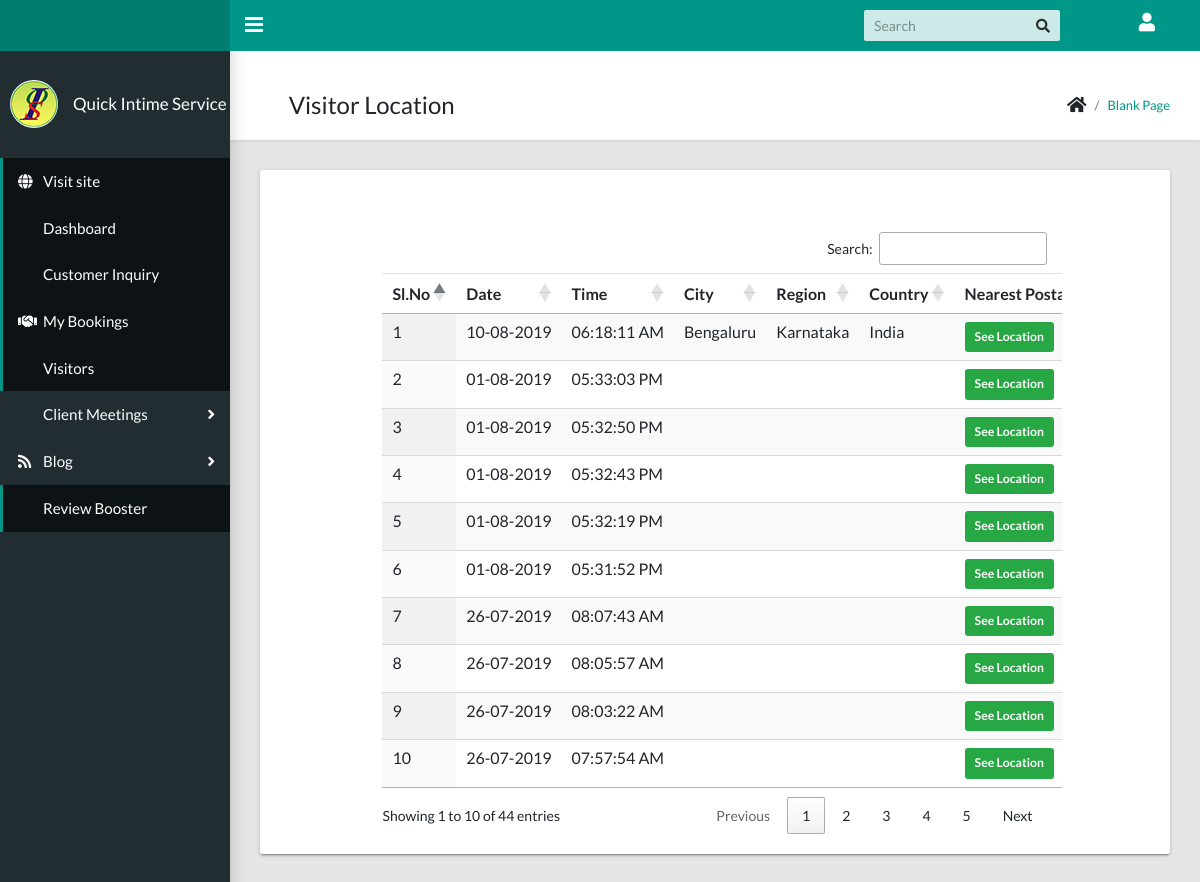
Page /Reference_Website/admin/visitor-location.php (signed in) on the committed database.
### tables this page shows
CREATE TABLE IF NOT EXISTS `visitor` (
  `id` int(200) NOT NULL AUTO_INCREMENT,
  `date` varchar(20) NOT NULL,
  `time` varchar(20) NOT NULL,
  `ip` varchar(100) NOT NULL,
  `city` varchar(100) NOT NULL,
  `region` varchar(100) NOT NULL,
  `country` varchar(100) NOT NULL,
  `lat` varchar(100) NOT NULL,
  `lon` varchar(100) NOT NULL,
  PRIMARY KEY (`id`)
);

### Reference_Website/admin/session.php (called while the page is built, shortened)
<?php
$uname=$_SESSION["uname"];
?>

### Reference_Website/admin/visitor-location.php (the view, shortened to what this page needs)
<?php
include_once('../db/db.php');
?>
<?php include_once('session.php');?>
<!DOCTYPE html>
<html lang="en">
  <head>
    <link rel="stylesheet" type="text/css" href="css/main.css">
	<link rel="stylesheet" href="https://cdn.datatables.net/1.10.19/css/jquery.dataTables.min.css"/>
	<link rel="stylesheet" href="https://cdn.datatables.net/buttons/1.5.2/css/buttons.dataTables.min.css"/>
    <link rel="stylesheet" type="text/css" href="https://maxcdn.bootstrapcdn.com/font-awesome/4.7.0/css/font-awesome.min.css">
	<link rel="stylesheet" href="https://use.fontawesome.com/releases/v5.8.1/css/all.css">
  </head>
  <body class="app sidebar-mini rtl">
		<?php include_once('menu.php');?>
    <main class="app-content">
      <div class="app-title">
        <div>
          <h1><i class="fa fa-dashboard"></i> Visitor Location</h1>
        </div>
        <ul class="app-breadcrumb breadcrumb">
          <li class="breadcrumb-item"><i class="fa fa-home fa-lg"></i></li>
          <li class="breadcrumb-item"><a href="#">Blank Page</a></li>
        </ul>
      </div>
      <div class="row">
        <div class="col-md-12">
          <div class="tile">
            <div class="tile-body">
					<div class="container-fluid">
<?php
$sel="SELECT * FROM `visitor` ORDER BY id DESC";
$exe=mysqli_query($conn,$sel);
if(mysqli_num_rows($exe)==0)
{
	echo "No Results to Show";
}
else
{
?>
  <div class="row">
    <div class="col-sm-1"></div>
    <div class="col-sm-10" >
		<div class="col-sm-12 scroll_on " >
			<br/><br/>
			<table class="table display nowrap" id="example" style="width:100%">
				<thead>
					  <tr>
  						<th>Sl.No</th>
  						<th>Date</th>
  						<th>Time</th>
  						<th>City</th>
              <th>Region</th>
  						<th>Country</th>
  						<th>Nearest Postal Place</th>
					  </tr>
				</thead>
				<tbody>
				<?php
				$i=0;
			while($data=mysqli_fetch_assoc($exe))
			{
?>
					 <tr>
						<td><?php echo $i=$i+1;?></td>
						<td><?php echo $data['date'];?></td>
						<td><?php echo $data['time'];?></td>
						<td><?php echo $data['city'];?></td>
						<td><?php echo $data['region'];?></td>
            <td><?php echo $data['country'];?></td>
						<td>
        <a href="https://www.latlong.net/c/?lat=<?php echo $data['lat']?>&long=<?php echo $data['lon'];?>">
              <button class="btn btn-success btn-sm">See Location</button>
              </a>
            </td>
				    </tr>
			<?php
			}
			}
			?>
		</tbody>
			</table>
</div>
</div>
</div>
				</div>
			</div>
          </div>
        </div>
      </div>
    </main>
  </body>
</html>

### Reference_Website/admin/menu.php (shortened to what this page needs)
<?php include_once('session.php');?>
<html>
<head><head>
<body>
 <header class="app-header"><a class="app-header__logo" href="index.html"></a>
      <a class="app-sidebar__toggle" href="#" data-toggle="sidebar" aria-label="Hide Sidebar"></a>
      <ul class="app-nav">
        <li class="app-search">
          <input class="app-search__input" type="search" placeholder="Search">
          <button class="app-search__button"><i class="fa fa-search"></i></button>
        </li>
        <li class="dropdown"><a class="app-nav__item" href="#" data-toggle="dropdown" aria-label="Show notifications"><i class="fa fa-bell-o fa-lg"></i></a>
        </li>
        <li class="dropdown"><a class="app-nav__item" href="#" data-toggle="dropdown" aria-label="Open Profile Menu"><i class="fa fa-user fa-lg"></i></a>
        </li>
      </ul>
    </header>
    <aside class="app-sidebar">
      <div class="app-sidebar__user"><img class="app-sidebar__user-avatar" src="logo.jpg" alt="User Image">
	   <div>
          <p class="app-sidebar__user-name"><?php echo $uname;?></p>
        </div>
      </div>
      <ul class="app-menu">
	  <li><a class="app-menu__item active" href="../index.html"><i class="app-menu__icon fa fa-globe"></i><span class="app-menu__label">Visit site</span></a></li>
      <li><a class="app-menu__item active" href="dashboard.php"><i class="app-menu__icon fa fa-dashboard"></i><span class="app-menu__label">Dashboard</span></a></li>
		<li><a class="app-menu__item active" href="customer_inquiry.php"><i class="app-menu__icon fa fa-envelope-o"></i><span class="app-menu__label">Customer Inquiry</span></a></li>
    <li><a class="app-menu__item active" href="bookings.php"><i class="app-menu__icon fa fa-handshake-o"></i><span class="app-menu__label">My Bookings</span></a></li>
    <li><a class="app-menu__item active" href="visitor-location.php"><i class="app-menu__icon fa fa-user-o"></i><span class="app-menu__label">Visitors</span></a></li>
        <li class="treeview"><a class="app-menu__item" href="#" data-toggle="treeview"><i class="app-menu__icon fa fa-meetup"></i><span class="app-menu__label">Client Meetings</span><i class="treeview-indicator fa fa-angle-right"></i></a>
        </li>
		<li class="treeview"><a class="app-menu__item" href="#" data-toggle="treeview"><i class="app-menu__icon fa fa-rss"></i><span class="app-menu__label">Blog</span><i class="treeview-indicator fa fa-angle-right"></i></a>
        </li>
		<li><a class="app-menu__item active" href="review-booster.php"><i class="app-menu__icon fa fa-superpowers"></i><span class="app-menu__label">Review Booster</span></a></li>
      </ul>
    </aside>
	</body>
	</html>

### Reference_Website/admin/visitor-location.php (style rules this page uses)
.scroll_on { overflow:scroll; width:100%; }

### rows in the picture
visitor: date "10-08-2019", time "06:18:11 AM", city "Bengaluru", region "Karnataka", country "India"
visitor: i "2", date "01-08-2019", time "05:33:03 PM"
visitor: i "3", date "01-08-2019", time "05:32:50 PM"
visitor: i "4", date "01-08-2019", time "05:32:43 PM"
visitor: i "5", date "01-08-2019", time "05:32:19 PM"
visitor: i "6", date "01-08-2019", time "05:31:52 PM"
visitor: i "7", date "26-07-2019", time "08:07:43 AM"
visitor: i "8", date "26-07-2019", time "08:05:57 AM"
visitor: i "9", date "26-07-2019", time "08:03:22 AM"
visitor: i "10", date "26-07-2019", time "07:57:54 AM"

### other values in the picture
$uname "Quick Intime Service"
